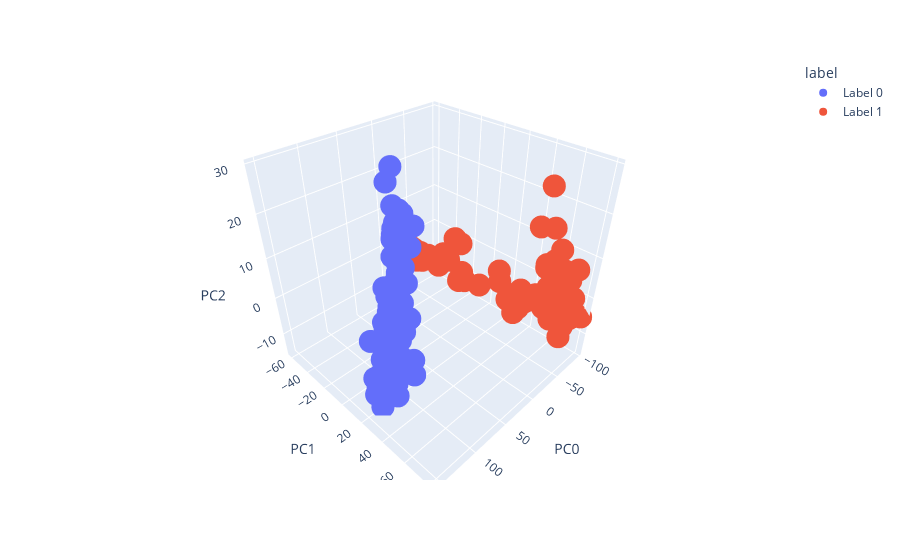

Notebook cell for this chart:
### Code cell
import plotly.express as px
import pandas as pd

# Create a DataFrame for label_1 and label_0 data
df_label_0 = pd.DataFrame(label_0[:,[0,1,2]], columns=['PC0', 'PC1', 'PC2'])
df_label_1 = pd.DataFrame(label_1[:,[0,1,2]], columns=['PC0', 'PC1', 'PC2'])

# Add a column to indicate the label
df_label_0['label'] = 'Label 0'
df_label_1['label'] = 'Label 1'

# Concatenate the dataframes
df = pd.concat([df_label_0, df_label_1])

# Create the 3D scatter plot
fig = px.scatter_3d(df, x='PC0', y='PC1', z='PC2', color='label')

# Show the plot
fig.show()
